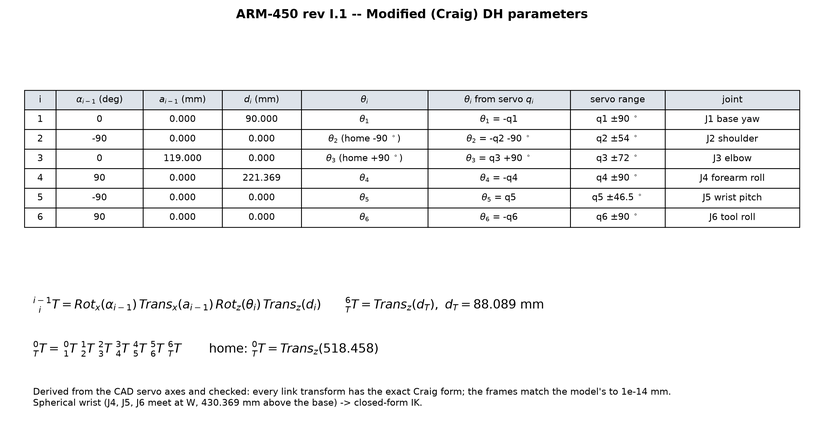
#> input picture 4-arm450-rev-i1-kinematics/figures/fig_dh_table.png, 824 x 441 px, shrunk from 2800 x 1500 before the run; its folder holds 6 pictures in this run
$ python make_report.py
#> lines starting #> are read from the running program, lines starting #| are printed output that depends on the picture
#> (reads 4-arm450-rev-i1-kinematics/arm450kin/cad_geometry.json from the repository)
#!/usr/bin/env python3
"""
ARM450_KINEMATICS.pdf -- the kinematics report in the author's notation
(Modified / Craig DH, velocity propagation), every number read from the logs
the analysis scripts wrote, every figure theirs.
"""
import os
import re
import textwrap

import numpy as np
import matplotlib
matplotlib.use("Agg")
import matplotlib.pyplot as plt                        # noqa: E402
from matplotlib.backends.backend_pdf import PdfPages   # noqa: E402

DOC = os.path.dirname(os.path.abspath(__file__))
KIN = os.path.dirname(DOC)
FIG = os.path.join(KIN, "figures")
import sys                                              # noqa: E402
sys.path.insert(0, KIN); sys.dont_write_bytecode = True
from arm450kin import robot as R                        # noqa: E402

OUT = os.path.join(DOC, "ARM450_KINEMATICS.pdf")
A4L = (11.69, 8.27)
W = lambda s, n=118: "\n".join(textwrap.fill(p, n) if p.strip() else "" for p in s.split("\n"))


def txt(fn):
    p = os.path.join(KIN, fn)
    return open(p).read() if os.path.exists(p) else ""


def g(rx, s, default="?"):
    m = re.search(rx, s)
    return m.group(1) if m else default


def page(pdf, title, body=None, fs=11, img=None, img_box=(0.03, 0.03, 0.94, 0.80)):
    fig = plt.figure(figsize=A4L)
    fig.text(0.04, 0.95, title, fontsize=17, fontweight="bold", va="top")
    if body:
        fig.text(0.04, 0.89, body, fontsize=fs, va="top", family="DejaVu Sans")
    if img:
        ax = fig.add_axes(img_box); ax.imshow(plt.imread(os.path.join(FIG, img)), interpolation="none"); ax.axis("off")
    pdf.savefig(fig); plt.close(fig)
    return fig


def matrix(fig, x, y, lhs, M, w=0.105, h=0.045, fs=14):
    """lhs = [ M ] drawn with mathtext cells (matplotlib has no bmatrix)."""
    n, m = len(M), len(M[0])
    fig.text(x, y - (n - 1) * h / 2, lhs + r"$\;=$", fontsize=fs + 2, va="center", ha="right")
    x0 = x + 0.012
    for i, row in enumerate(M):
        for j, c in enumerate(row):
            fig.text(x0 + (j + 0.5) * w, y - i * h, c, fontsize=fs, ha="center", va="center")
    ax = fig.add_axes([0, 0, 1, 1], facecolor="none"); ax.axis("off"); ax.set_xlim(0, 1); ax.set_ylim(0, 1)
    top, bot = y + h * 0.6, y - (n - 1) * h - h * 0.6
    for xx, d in ((x0, 1), (x0 + m * w, -1)):
        ax.plot([xx + d * 0.006, xx, xx, xx + d * 0.006], [top, top, bot, bot], color="k", lw=1.3)


def main():
    fk, iklog, cmp_, ws, man, sine, tim = (txt(f) for f in ("VERIFY_FK.log", "VERIFY_IK.log", "IK_COMPARISON.log",
                                                             "WORKSPACE.log", "MANIPULABILITY.log", "SINE_DEMO.log",
                                                             "TIMING.log"))
    with PdfPages(OUT) as pdf:
        # ---------------------------------------------------------------- title
        fig = plt.figure(figsize=A4L)
        fig.text(0.5, 0.80, "ARM-450 rev I.1", ha="center", fontsize=30, fontweight="bold")
        fig.text(0.5, 0.73, "Kinematics: DH table, forward and inverse kinematics, Jacobian, workspace",
                 ha="center", fontsize=16)
        fig.text(0.5, 0.685, "in the Modified (Craig) DH convention with the velocity-propagation Jacobian -- "
                 "after the myCobot 280 thesis and Rsine", ha="center", fontsize=12, style="italic")
        key = [
            "Geometry taken from the rev I.1 CAD (servo axes of the assembled arm, tool-flange face):",
            "   d1 = %.3f   a2 = %.3f   d4 = %.3f   d_T = %.3f mm;  J4, J5, J6 meet in one point (spherical wrist)"
            % (R.D1, R.A2, R.D4, R.D_TOOL),
            "Forward kinematics = the CAD to %s mm and the URDF (ikpy) to %s mm over 2000 random poses"
            % (g(r"vs CAD \(product.*?max ([\d.e+-]+)", fk), g(r"vs URDF \(ikpy.*?max ([\d.e+-]+)", fk)),
            "Jacobian by velocity propagation = the z x r form to %s; = central differences to %s (relative)"
            % (g(r"z_i x \(p_e - p_i\)\s+max ([\d.e+-]+)", fk), g(r"central differences \(relative\)\s+max ([\d.e+-]+)", fk)),
            "Inverse kinematics in CLOSED FORM: up to 8 branches, exact to %s mm on 5000 random poses"
            % g(r"all 8 branches:\s+([\d.e+-]+)", iklog),
            "Reach: %s mm from the J1 axis, %s mm from the shoulder; tool face %s"
            % (g(r"from the J1 axis: max ([\d.]+)", ws), g(r"from the shoulder.*?max ([\d.]+)", ws),
               g(r"height: ([-\d. .]+ mm)", ws)),
            "Pen STRAIGHT DOWN is impossible: J2 + J3 + J5 pitch at most 172.5 deg; a table needs a tilted pen",
            "Sine traced on a vertical board and on the table ring: closed form exact, DLS and ikpy re-trace to 1e-6 .. 1e-4 mm",
        ]
        fig.text(0.07, 0.58, "\n".join(key), fontsize=11.5, va="top", linespacing=1.7)
        fig.text(0.5, 0.06, "files: Arm_450_new_design/KINEMATICS/ -- arm450kin/ (model, IK), analysis/ (s1..s7), "
                 "figures/, docs/", ha="center", fontsize=10, color="#555")
        pdf.savefig(fig); plt.close(fig)

        # ---------------------------------------------------------- convention
        fig = plt.figure(figsize=A4L)
        fig.text(0.04, 0.95, "1  The convention: Modified (Craig) DH", fontsize=17, fontweight="bold", va="top")
        fig.text(0.04, 0.88, W("Frame {i} is attached to link i. Frames use only X and Z: Z_i along joint axis i (right-hand "
                               "rule, +Z up at home -- here the vertical joints J1, J4, J6 point +z and the pitch joints J2, "
                               "J3, J5 point +y, so a positive angle leans the arm forward / turns it counter-clockwise seen "
                               "from above); X_i along the common normal from Z_i to Z_{i+1}; Y_i completes the right-handed "
                               "set.", 125), fontsize=11.5, va="top")
        defs = [r"$a_{i-1}$   link length: the mutual-perpendicular distance between $Z_{i-1}$ and $Z_i$, measured along $X_{i-1}$",
                r"$\alpha_{i-1}$   link twist: the angle from $Z_{i-1}$ to $Z_i$, measured about $X_{i-1}$",
                r"$d_i$   link offset: the distance from $X_{i-1}$ to $X_i$, measured along $Z_i$  (prismatic variable)",
                r"$\theta_i$   joint angle: the angle from $X_{i-1}$ to $X_i$, measured about $Z_i$  (revolute variable)"]
        for k, d in enumerate(defs):
            fig.text(0.07, 0.74 - 0.055 * k, d, fontsize=13)
        fig.text(0.07, 0.45, r"$^{i-1}_{\ \ \,i}T = Rot_x(\alpha_{i-1})\ Trans_x(a_{i-1})\ Rot_z(\theta_i)\ Trans_z(d_i)$",
                 fontsize=15)
        matrix(fig, 0.30, 0.34, r"$^{i-1}_{\ \ \,i}T$",
               [[r"$c\theta_i$", r"$-s\theta_i$", r"$0$", r"$a_{i-1}$"],
                [r"$s\theta_i\,c\alpha_{i-1}$", r"$c\theta_i\,c\alpha_{i-1}$", r"$-s\alpha_{i-1}$", r"$-s\alpha_{i-1}\,d_i$"],
                [r"$s\theta_i\,s\alpha_{i-1}$", r"$c\theta_i\,s\alpha_{i-1}$", r"$c\alpha_{i-1}$", r"$c\alpha_{i-1}\,d_i$"],
                [r"$0$", r"$0$", r"$0$", r"$1$"]], w=0.12)
        fig.text(0.04, 0.08, "arm450kin/robot.py: craig_T() is exactly this matrix; the analysis derives the table from the "
                 "CAD with these rules (analysis/s1_dh_from_cad.py).", fontsize=10.5, color="#444")
        pdf.savefig(fig); plt.close(fig)

        page(pdf, "2  The DH table of ARM-450 rev I.1 (derived from the CAD)", img="fig_dh_table.png",
             img_box=(0.02, 0.02, 0.96, 0.86))
        page(pdf, "2  Frames on the CAD and the link lengths", img="fig_dh_frames.png", img_box=(0.02, 0.02, 0.96, 0.88))

        # ------------------------------------------------------------------ FK
        fig = plt.figure(figsize=A4L)
        fig.text(0.04, 0.95, "3  Forward kinematics", fontsize=17, fontweight="bold", va="top")
        fig.text(0.06, 0.86, r"$^{0}_{T}T(\theta) = \ ^{0}_{1}T\,(\theta_1)\ ^{1}_{2}T\,(\theta_2)\ ^{2}_{3}T\,(\theta_3)\ "
                 r"^{3}_{4}T\,(\theta_4)\ ^{4}_{5}T\,(\theta_5)\ ^{5}_{6}T\,(\theta_6)\ ^{6}_{T}T$", fontsize=16)
        fig.text(0.06, 0.78, r"$^{6}_{T}T = Trans_z(d_T),\quad d_T = %.3f$ mm (wrist centre to the tool-flange face)" % R.D_TOOL,
                 fontsize=14)
        fig.text(0.06, 0.71, r"servo command $q_i$ to DH angle:  $\theta_i = s_i\,q_i + \theta_{i,0}$,  "
                 r"$s = (-1, -1, +1, -1, +1, -1)$,  $\theta_{i,0} = (0, -90^\circ, +90^\circ, 0, 0, 0)$", fontsize=14)
        fig.text(0.06, 0.64, r"home (all $q_i = 0$, arm straight up):  $^{0}_{T}T = Trans_z(%.3f)$ -- tool frame parallel to the base"
                 % (R.D1 + R.A2 + R.D4 + R.D_TOOL), fontsize=14)
        fig.text(0.06, 0.53, "VERIFICATION (VERIFY_FK.log)\n" + "\n".join(l for l in fk.splitlines()[2:] if l.strip()),
                 fontsize=10.5, family="monospace", va="top")
        fig.text(0.06, 0.18, W("Three independent references: the CAD itself (the assembly moved by the product of "
                               "exponentials of its own measured servo axes -- no DH anywhere), the URDF that RViz uses "
                               "(through ikpy), and for the Jacobian the textbook z x r form and finite differences.", 130),
                 fontsize=11, va="top")
        pdf.savefig(fig); plt.close(fig)
        page(pdf, "3  FK verified: the DH frame sits on the CAD's tool face in every pose", img="fig_fk_verification.png",
             img_box=(0.02, 0.02, 0.96, 0.88))

        # ------------------------------------------------------------ Jacobian
        fig = plt.figure(figsize=A4L)
        fig.text(0.04, 0.95, "4  Jacobian by velocity propagation (Craig)", fontsize=17, fontweight="bold", va="top")
        eqs = [r"$^{i+1}\omega_{i+1} = \ ^{i+1}_{\ \ \ i}R\ ^{i}\omega_i + \dot\theta_{i+1}\ ^{i+1}\hat Z_{i+1}$",
               r"$^{i+1}v_{i+1} = \ ^{i+1}_{\ \ \ i}R\ (\,^{i}v_i + \,^{i}\omega_i \times \,^{i}P_{i+1}) + \dot d_{i+1}\ ^{i+1}\hat Z_{i+1}$",
               r"revolute joint: drop the $\dot d$ term; prismatic: drop the $\dot\theta$ term (kept in the code)",
               r"tool face:  $^{6}v_T = \,^{6}v_6 + \,^{6}\omega_6 \times (0, 0, d_T)^T$",
               r"base frame:  $^{0}v_T = \,^{0}_{6}R\ ^{6}v_T,\ \ ^{0}\omega_6 = \,^{0}_{6}R\ ^{6}\omega_6$ ;  "
               r"column $k$ of $J$ = the tip twist for $\dot\theta_k = 1$"]
        for k, e in enumerate(eqs):
            fig.text(0.06, 0.84 - 0.08 * k, e, fontsize=15)
        fig.text(0.06, 0.40, W("Implemented in arm450kin/robot.py jacobian(): each column is carried frame by frame from the "
                               "base to the tip exactly as above, then expressed in the base frame. Checked against the "
                               "geometric form z_i x (p_T - p_i); z_i and against central differences of the FK:", 125),
                 fontsize=11.5, va="top")
        fig.text(0.08, 0.28, "\n".join(l for l in fk.splitlines() if "Jacobian" in l or "J vs" in l), fontsize=11,
                 family="monospace", va="top")
        fig.text(0.06, 0.18, r"manipulability (Yoshikawa)  $w = \sqrt{\det(J_v J_v^T)}$ ,  condition number  "
                 r"$\kappa = \sigma_{max} / \sigma_{min}$", fontsize=14)
        pdf.savefig(fig); plt.close(fig)

        # ------------------------------------------------------------------ IK
        fig = plt.figure(figsize=A4L)
        fig.text(0.04, 0.95, "5  Inverse kinematics in closed form (spherical wrist, Pieper)", fontsize=17,
                 fontweight="bold", va="top")
        steps = [r"1.  wrist centre:   $W = p - d_T\ ^{0}_{T}R\ \hat z$         (J4, J5, J6 meet at $W$)",
                 r"2.  base:   $\theta_1 = atan2(W_y, W_x)$  or  $+\pi$ (arm reaching back)",
                 r"3.  arm plane:  $r = \pm\sqrt{W_x^2 + W_y^2},\ \ s = W_z - d_1,\ \ "
                 r"D = \frac{r^2 + s^2 - a_2^2 - d_4^2}{2\,a_2\,d_4}$",
                 r"      $\varphi_3 = \pm\arccos D,\ \ \varphi_2 = atan2(r, s) - atan2(d_4 \sin\varphi_3,\ a_2 + d_4\cos\varphi_3)$",
                 r"      $\theta_2 = \varphi_2 - 90^\circ,\ \ \theta_3 = \varphi_3 + 90^\circ$   ($\varphi$ = lean from vertical)",
                 r"4.  wrist:   $Rot_x(90^\circ)^T\ ^{0}_{3}R^T\ ^{0}_{6}R = Rot_z(\theta_4)\,Rot_y(\theta_5)\,Rot_z(\theta_6) = M$"
                 r"   (Z-Y-Z Euler)",
                 r"      $\theta_5 = atan2(\pm\sqrt{M_{13}^2 + M_{23}^2},\ M_{33}),\ \ \theta_4 = atan2(\pm M_{23}, \pm M_{13}),\ \ "
                 r"\theta_6 = atan2(\pm M_{32}, \mp M_{31})$",
                 r"5.  2 (shoulder) x 2 (elbow) x 2 (wrist) = up to 8 solutions; the joint limits keep the valid ones"]
        for k, e in enumerate(steps):
            fig.text(0.05, 0.85 - 0.065 * k, e, fontsize=13.5)
        fig.text(0.05, 0.30, "\n".join(iklog.splitlines()[2:]), fontsize=9.3, family="monospace", va="top")
        pdf.savefig(fig); plt.close(fig)
        page(pdf, "5  The 8 branches of one pose", img="fig_ik_branches.png", img_box=(0.02, 0.02, 0.96, 0.88))

        fig = plt.figure(figsize=A4L)
        fig.text(0.04, 0.95, "6  Numerical IK and the solver comparison (after the thesis, Exp. 2)", fontsize=17,
                 fontweight="bold", va="top")
        meths = [r"damped least squares (Rsine):  $\Delta\theta = J^T (J J^T + \lambda^2 I)^{-1} e$",
                 r"pseudoinverse:  $\Delta\theta = J^{\dagger} e$",
                 r"Jacobian transpose:  $\Delta\theta = \alpha J^T e,\ \ \alpha = \langle e, J J^T e\rangle / \|J J^T e\|^2$",
                 r"Levenberg-Marquardt:  $(J^T J + \lambda\,\mathrm{diag}(J^T J))\,\Delta\theta = J^T e$ , $\lambda$ adapted",
                 r"error  $e = (p^* - p,\ \ w\,\frac{1}{2}\sum_k x_k \times x_k^*)$ , $w$ = 100 mm/rad; joint limits clamped"]
        for k, e in enumerate(meths):
            fig.text(0.05, 0.86 - 0.06 * k, e, fontsize=13.5)
        fig.text(0.05, 0.52, cmp_, fontsize=9.6, family="monospace", va="top")
        pdf.savefig(fig); plt.close(fig)
        page(pdf, "6  Success, time and accuracy of the solvers", img="fig_ik_comparison.png", img_box=(0.02, 0.05, 0.96, 0.82))

        # ----------------------------------------------------------- workspace
        page(pdf, "7  Reachable workspace", body=W("\n".join(ws.split("TASK-CONSTRAINED")[0].splitlines()[2:]), 150), fs=9.5,
             img="fig_workspace.png", img_box=(0.02, 0.02, 0.96, 0.62))
        page(pdf, "7  Task-constrained (drawable) workspace -- where the pen can stand normal to a surface",
             img="fig_task_workspace.png", img_box=(0.02, 0.02, 0.96, 0.88))
        page(pdf, "7  What the task workspace says", body="TASK-CONSTRAINED" + ws.split("TASK-CONSTRAINED")[1], fs=9.3)
        page(pdf, "8  Manipulability and singularities (after the thesis, Exp. 3)", img="fig_manipulability.png",
             img_box=(0.02, 0.02, 0.96, 0.88))
        page(pdf, "9  Sine tracing (after Rsine)", body=sine, fs=9.6)
        page(pdf, "9  Sine tracing: paths, servo angles, errors", img="fig_sine_demos.png", img_box=(0.02, 0.02, 0.96, 0.88))
        page(pdf, "9  The CAD arm drawing on the board (animations: figures/sine_vertical.gif, sine_table.gif)",
             img="fig_sine_cad.png", img_box=(0.02, 0.10, 0.96, 0.70))
        fig = plt.figure(figsize=A4L)
        fig.text(0.04, 0.95, "10  The sine as a timed trajectory on the ST3215 servos", fontsize=17, fontweight="bold", va="top")
        eqs = [r"a pen is symmetric: task = tool-face position + pen axis = 5-D, arm = 6 joints -> 1 redundant DOF",
               r"$J_5 = \left[\,J_v\ ;\ u^T J_\omega\ ;\ w^T J_\omega\,\right]$  ($u, w \perp$ pen axis),   "
               r"$\Delta\theta = J_5^{\dagger}\,\Delta x_5 + (I - J_5^{\dagger} J_5)\,z$",
               r"$z = -k\,(\theta - \theta_{mid}) / \theta_{half}^2$ keeps the joints near the middle of their ranges; "
               r"Newton correction per point",
               r"servo speed $\dot q_i = \frac{dq_i}{ds}\,v$  against the ST3215 rating 0.222 s/60$^\circ$ = 270$^\circ$/s",
               r"encoder floor  $|\delta x| \leq \sum_i \|J_{v,i}\|\,\frac{\Delta q}{2}$,  $\Delta q = 360^\circ/4096$"]
        for k, e in enumerate(eqs):
            fig.text(0.05, 0.86 - 0.075 * k, e, fontsize=13.5)
        fig.text(0.05, 0.47, tim, fontsize=9.3, family="monospace", va="top")
        pdf.savefig(fig); plt.close(fig)
        page(pdf, "10  Servo angles, servo speeds and the encoder floor along both sines", img="fig_timing.png",
             img_box=(0.02, 0.02, 0.96, 0.88))
        page(pdf, "11  Conclusions", body=W(
            "* The Modified-DH table of rev I.1 follows from the CAD with the convention's frame rules and reproduces the CAD and "
            "the URDF to 1e-13 mm; the velocity-propagation Jacobian matches the geometric form and finite differences.\n\n"
            "* The arm has a spherical wrist, so its IK is closed-form: up to 8 exact branches in about 0.2 ms, no seed. "
            "The numerical solvers (DLS, pseudoinverse, Levenberg-Marquardt, ikpy) are exact only from a nearby seed: "
            "good for following a path, unreliable for a target anywhere. Use the closed form to start, a numerical "
            "solver (or the closed form with branch continuity) along a path.\n\n"
            "* Home (straight up) is singular three ways (shoulder, elbow, wrist): work from the bent ready pose.\n\n"
            "* The joint limits (set by the parts' clearances) cap the pitch at J2 + J3 + J5 = 172.5 deg: the pen can never "
            "point straight down. Table drawing needs a tilted pen (least tilt ~15 deg near the table) and happens on a ring "
            "round the base; a vertical board works with the pen pointing away from the robot, from ~190 mm out.\n\n"
            "* Both sines were traced smoothly by using the free roll of a symmetric pen (largest joint step < 3 deg) -- "
            "the same redundancy idea as the thesis's raised-elbow branch.\n\n"
            "* Timed on the ST3215 (270 deg/s no-load): the board sine can run at ~%s mm/s pen speed with the servos at half "
            "their rating; the encoder (0.088 deg) alone sets a ~%s mm floor on drawing accuracy -- backlash and the printed "
            "parts' play come on top." % (g(r"VERTICAL.*?at half the rating: (\d+) mm/s", tim.replace("\n", " ")),
                                          g(r"VERTICAL.*?tool face [\d.]+ \.\. ([\d.]+) mm", tim.replace("\n", " "))), 130), fs=12)
    print("written", OUT)


if __name__ == "__main__":
    main()
#> in main, `pdf.savefig(fig)`:
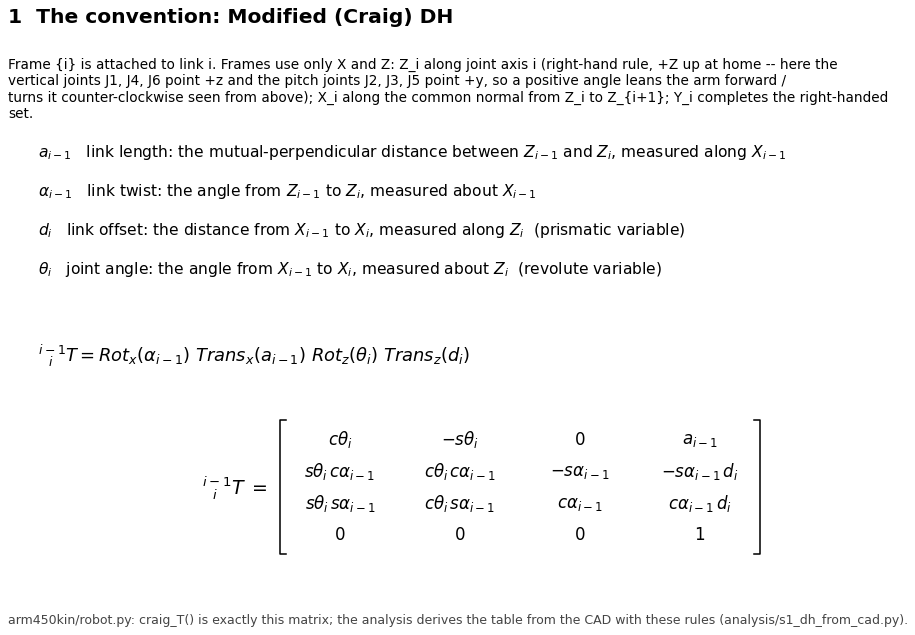
#> figure drawn by matplotlib, 1 panel
#> call 2 of page, with fs = 11, img = 'fig_dh_frames.png', img_box = (0.02, 0.02, 0.96, 0.88)
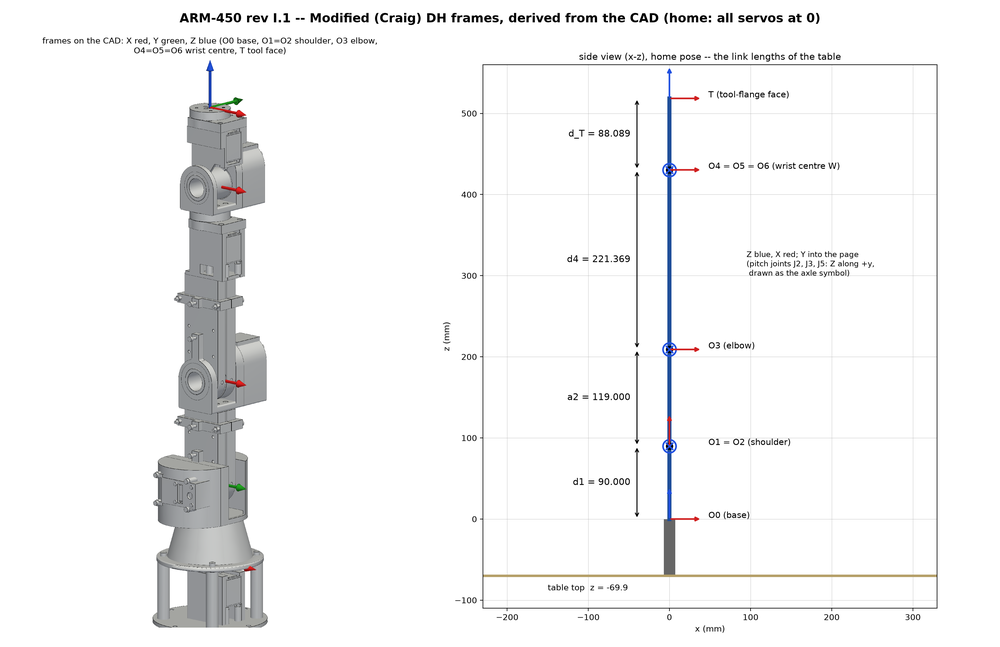
#> input picture 4-arm450-rev-i1-kinematics/figures/fig_dh_frames.png, 1000 x 647 px, shrunk from 3400 x 2200 before the run
#> call 3 of page, with fs = 11, img = 'fig_fk_verification.png', img_box = (0.02, 0.02, 0.96, 0.88)
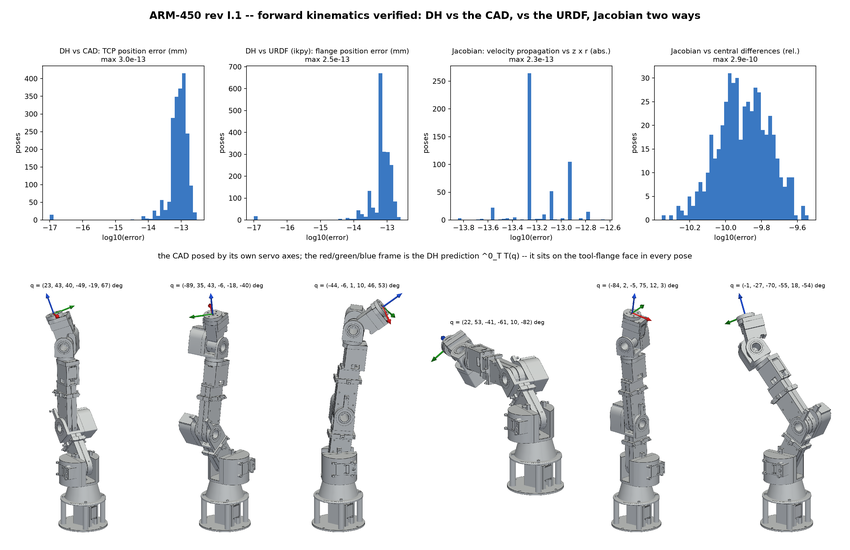
#> input picture 4-arm450-rev-i1-kinematics/figures/fig_fk_verification.png, 850 x 550 px, shrunk from 2890 x 1870 before the run
#> call 4 of page, with title = '5  The 8 branches of one pose', fs = 11, img = 'fig_ik_branches.png', img_box = (0.02, 0.02, 0.96, 0.88)
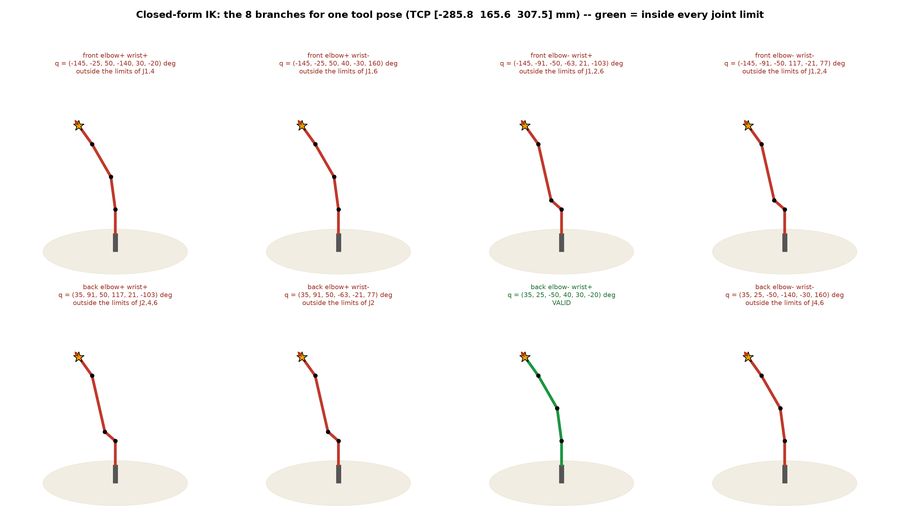
#> input picture 4-arm450-rev-i1-kinematics/figures/fig_ik_branches.png, 900 x 525 px, shrunk from 3060 x 1785 before the run
#> (the run stopped early here; a loop or call above may not have finished)
